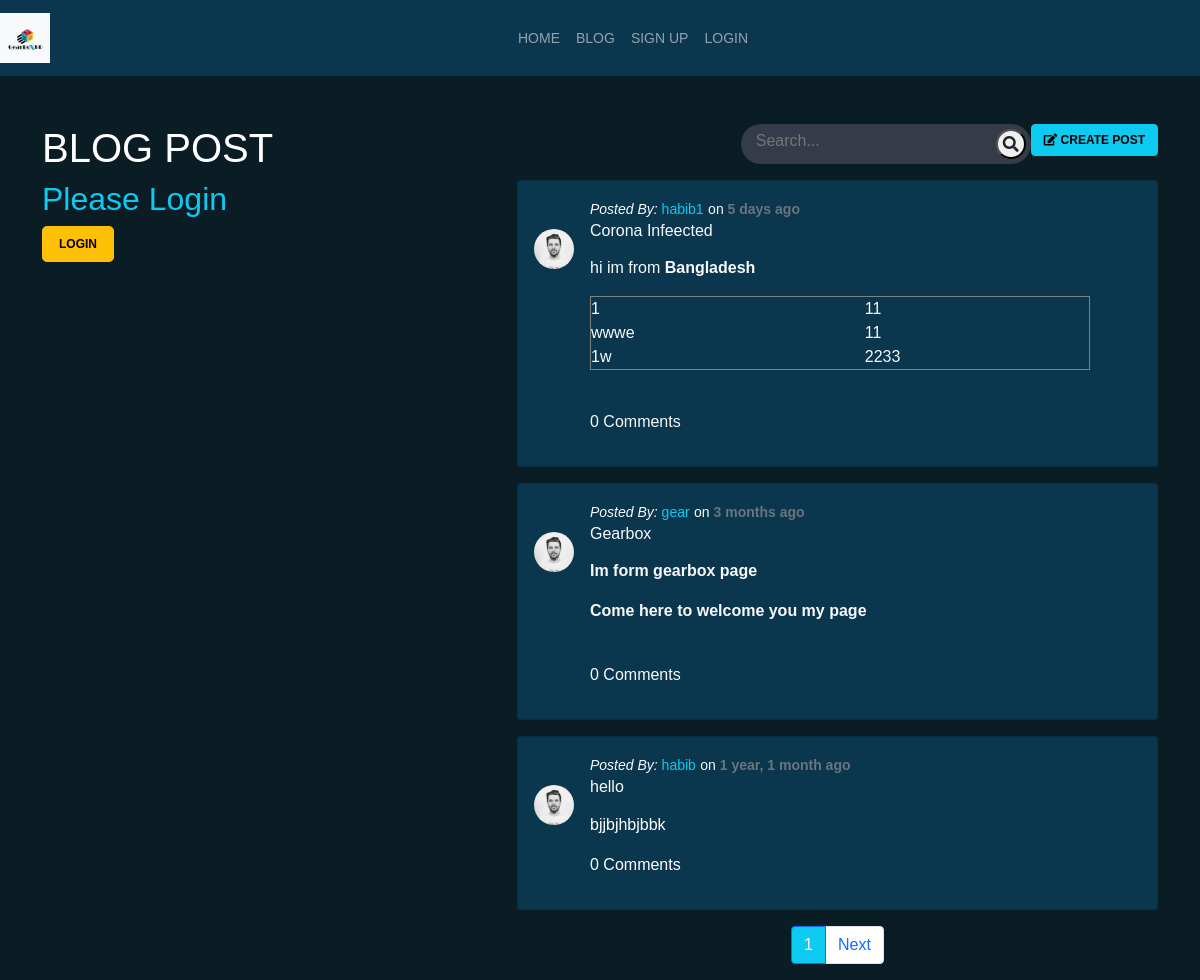
Screenshot of /blog/ with the database file from the repository.
### blog/models.py (models this page shows, shortened)
class Post(models.Model):
    title = models.CharField(max_length=200)
    description = RichTextField()
    publish_date = models.DateTimeField(auto_now=True)
    post_image = models.ImageField(upload_to='post/images', blank=True, null=True)
    likes = models.ManyToManyField(User, related_name='post_likes')
    user = models.ForeignKey(User, on_delete=models.CASCADE)
    class Meta:
        ordering = ['-publish_date']

### blog/views.py (the view)
# urls.py: path('', PostView.as_view(), name='blog'),
class PostView(ListView):
    model = Post
    paginate_by = 3

### blog/templates/blog/post_list.html (shortened to what this page needs)
{% extends 'base.html' %}
{% load staticfiles %}
 {% load humanize %}
{% block content %}
<div class="col-md-5">
    <h1 class="text-uppercase">Blog Post</h1>
    {% if user.is_authenticated %}
    <h4 class="text-warning">@{{ user.username }}</h4>
    {% else %}
    <h2 class="text-info">Please Login</h2>
    <a href="{% url 'accounts:login' %}" class="btn btn-warning btn-lg nice-btn">Login</a>
    {% endif %}
</div>
<div class="col-md-7">
    <div class="text-right d-flex justify-content-end">
        {% include 'blog/search.html' %}
        <div class="ml-2">
            <a href="{% url 'blog:post_create' %}" class="btn btn-info nice-btn text-uppercase">
                <i class="fa fa-edit"></i> Create Post
            </a>
        </div>
    </div>
    {% for p in post_list %}
    <div class="card mb-3 mt-3" style="background:#0a364e;">
        <div class="">
            <div class="float-start">
                <img src="{% static 'img/user1-128x128.jpg' %}" class="rounded-circle my-5 ms-3" height="40" width="40"
                     alt="User Image">
            </div>
            <div class="float-start">
                <div class="card-body" style="background-color:#0a364e;">
                    <a href="{% url 'blog:post_detail' pk=p.pk %}" class="text-light text-decoration-none">
                        <small><i>Posted By: </i><span class="text-info">{{ p.user.username }}</span></small>
                        <small>on <strong class="text-muted">{{ p.publish_date|naturaltime }}</strong></small>
                        <h6>{{ p.title }}</h6>
                        <p>{{ p.description|safe }}</p>
                        <p>{{ p.comments.count }} Comments</p>
                    </a>
                </div>
            </div>
        </div>
    </div>
    {% endfor %}
    {% if paginator %}
    <nav aria-label="...">
        <ul class="pagination justify-content-center">
            <li class="page-item active" aria-current="page">
          <span class="page-link bg-info">
            {{ page_obj.number }}
          </span>
            </li>
            {% if page_obj.has_next %}
            <li class="page-item">
                <a class="page-link" href="?page={{ page_obj.next_page_number }}">Next</a>
            </li>
            {% endif %}
        </ul>
    </nav>
    {% endif %}
</div>
{% endblock %}

### static/css/all.css (style rules this page uses)
.fa, .fas, .far, .fal, .fad, .fab { -moz-osx-font-smoothing: grayscale; -webkit-font-smoothing: antialiased; display: inline-block; font-style: normal; font-variant: normal; text-rendering: auto; line-height: 1; }
.fa-edit:before { content: "\f044"; }
.fa, .fas { font-family: 'Font Awesome 5 Free'; font-weight: 900; }

### static/css/custom.css (style rules this page uses)
* { margin:0; padding:0; }
body { background-color: #0a1d25; color:white; font-family: 'Montserrat', sans-serif; }
nav li { list-style: none; display: inline-block; }
nav li a { text-decoration: none; position: relative; display: block; overflow: hidden; transition: 0.7s all; padding: 14px 30px; }
nav li a:before { content: ''; width: 60px; position: absolute; border-bottom: 2px solid #17a2b8; bottom: 0; right: 350px; transition: 0.7s all; }
.nice-btn { font-size:12px; font-weight:bold; text-align:center; text-transform:uppercase; }

### rows the page displays
Post: user.username "habib1", publish_date "5 days ago", title "Corona Infeected", description "hi im from Bangladesh 1 11 wwwe 11 1w 2233", comments.count "0"
Post: user.username "gear", publish_date "3 months ago", title "Gearbox", description "Im form gearbox page Come here to welcome you my page", comments.count "0"
Post: user.username "habib", publish_date "1 year, 1 month ago", title "hello", description "bjjbjhbjbbk", comments.count "0"

### other values shown
{{ page_obj.number }} "1"
